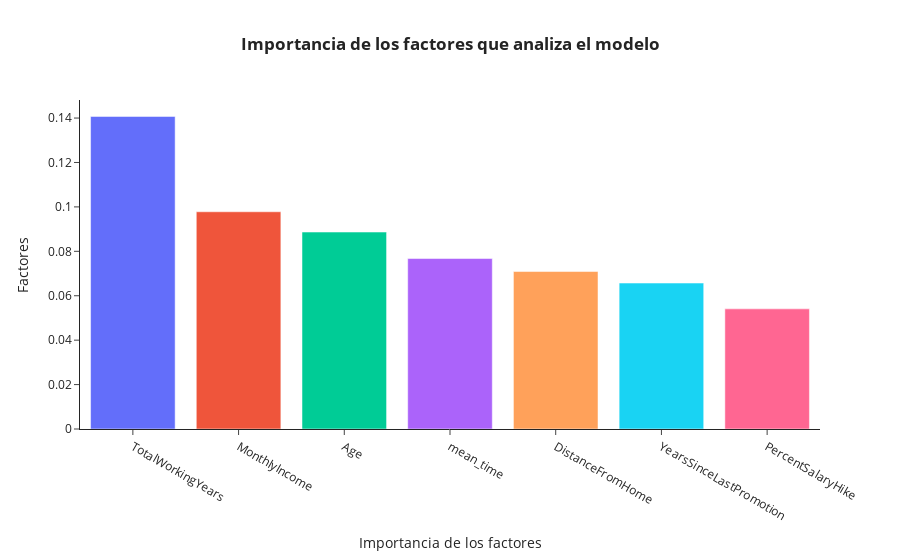

Here is the notebook cell this chart was saved with:
### Code cell
fig = px.bar(decision_tree_final_var, x='columnas', y='importancia', color = 'columnas',  title ='<b>Importancia de los factores que analiza el modelo<b>')
fig.update_layout(
    xaxis_title = 'Importancia de los factores',
    yaxis_title = 'Factores',
    template = 'simple_white',
    title_x = 0.5,
    showlegend=False)

### Figure 1 — Plotly figure (JSON) as saved in the notebook; plotly's stock layout.template omitted (floating-point values rounded to 4 significant figures)
{"data": [{"alignmentgroup": "True", "hovertemplate": "columnas=%{x}<br>importancia=%{y}<extra></extra>", "legendgroup": "TotalWorkingYears", "marker": {"color": "#636efa", "pattern": {"shape": ""}}, "name": "TotalWorkingYears", "offsetgroup": "TotalWorkingYears", "orientation": "v", "showlegend": true, "textposition": "auto", "type": "bar", "x": ["TotalWorkingYears"], "xaxis": "x", "y": [0.1407], "yaxis": "y"}, {"alignmentgroup": "True", "hovertemplate": "columnas=%{x}<br>importancia=%{y}<extra></extra>", "legendgroup": "MonthlyIncome", "marker": {"color": "#EF553B", "pattern": {"shape": ""}}, "name": "MonthlyIncome", "offsetgroup": "MonthlyIncome", "orientation": "v", "showlegend": true, "textposition": "auto", "type": "bar", "x": ["MonthlyIncome"], "xaxis": "x", "y": [0.09781], "yaxis": "y"}, {"alignmentgroup": "True", "hovertemplate": "columnas=%{x}<br>importancia=%{y}<extra></extra>", "legendgroup": "Age", "marker": {"color": "#00cc96", "pattern": {"shape": ""}}, "name": "Age", "offsetgroup": "Age", "orientation": "v", "showlegend": true, "textposition": "auto", "type": "bar", "x": ["Age"], "xaxis": "x", "y": [0.08867], "yaxis": "y"}, {"alignmentgroup": "True", "hovertemplate": "columnas=%{x}<br>importancia=%{y}<extra></extra>", "legendgroup": "mean_time", "marker": {"color": "#ab63fa", "pattern": {"shape": ""}}, "name": "mean_time", "offsetgroup": "mean_time", "orientation": "v", "showlegend": true, "textposition": "auto", "type": "bar", "x": ["mean_time"], "xaxis": "x", "y": [0.07676], "yaxis": "y"}, {"alignmentgroup": "True", "hovertemplate": "columnas=%{x}<br>importancia=%{y}<extra></extra>", "legendgroup": "DistanceFromHome", "marker": {"color": "#FFA15A", "pattern": {"shape": ""}}, "name": "DistanceFromHome", "offsetgroup": "DistanceFromHome", "orientation": "v", "showlegend": true, "textposition": "auto", "type": "bar", "x": ["DistanceFromHome"], "xaxis": "x", "y": [0.0709], "yaxis": "y"}, {"alignmentgroup": "True", "hovertemplate": "columnas=%{x}<br>importancia=%{y}<extra></extra>", "legendgroup": "YearsSinceLastPromotion", "marker": {"color": "#19d3f3", "pattern": {"shape": ""}}, "name": "YearsSinceLastPromotion", "offsetgroup": "YearsSinceLastPromotion", "orientation": "v", "showlegend": true, "textposition": "auto", "type": "bar", "x": ["YearsSinceLastPromotion"], "xaxis": "x", "y": [0.06571], "yaxis": "y"}, {"alignmentgroup": "True", "hovertemplate": "columnas=%{x}<br>importancia=%{y}<extra></extra>", "legendgroup": "PercentSalaryHike", "marker": {"color": "#FF6692", "pattern": {"shape": ""}}, "name": "PercentSalaryHike", "offsetgroup": "PercentSalaryHike", "orientation": "v", "showlegend": true, "textposition": "auto", "type": "bar", "x": ["PercentSalaryHike"], "xaxis": "x", "y": [0.05409], "yaxis": "y"}], "layout": {"barmode": "relative", "legend": {"title": {"text": "columnas"}, "tracegroupgap": 0}, "showlegend": false, "title": {"text": "<b>Importancia de los factores que analiza el modelo<b>", "x": 0.5}, "xaxis": {"anchor": "y", "categoryarray": ["TotalWorkingYears", "MonthlyIncome", "Age", "mean_time", "DistanceFromHome", "YearsSinceLastPromotion", "PercentSalaryHike"], "categoryorder": "array", "domain": [0, 1], "title": {"text": "Importancia de los factores"}}, "yaxis": {"anchor": "x", "domain": [0, 1], "title": {"text": "Factores"}}}}
